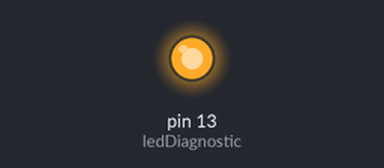
Bench run of a sketch on a simulated Arduino Uno, built with avr-gcc and run on an emulated ATmega328P. Shown: output pins drawn as LEDs (lit = HIGH).

Above: at 2.0 s.
At 8.1 s:
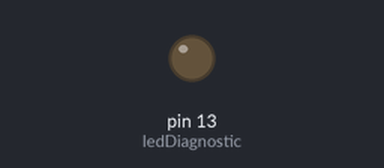
Timing chart, 0 to 12.7 s (numbered marks = the images above):
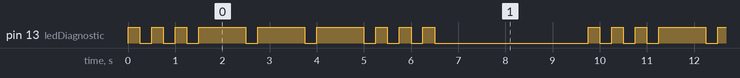

Measured:
- by itself, pin 13 (ledDiagnostic): repeats every 9.8 s: 2 × (LOW 0.25 s, HIGH 0.25 s), 3 × (LOW 0.25 s, HIGH 1.0 s), 3 × (LOW 0.25 s, HIGH 0.25 s), LOW 3.3 s, HIGH 0.25 s
- by itself, everything shown: repeats every 9.8 s, in 18 steps

The sketch:

Class_Morse.ino
```cpp
/*
  Class_Morse.ino

  Experimenting with organizing code into classes.

  History:
  10/12/2014: Created from template.
 */

// Constants
int ledDiagnostic = 13;      // Assign a constant to the onboard LED (pin 13)

// Global variables
int gnCycleNumber = 0;


class Morse
{
  public:
    Morse(int pin);
    void dot();
    void dash();
  private:
    int _pin;
};


Morse::Morse(int pin)
{
  pinMode(pin, OUTPUT);
  _pin = pin;
}

void Morse::dot()
{
  digitalWrite(_pin, HIGH);
  delay(250);
  digitalWrite(_pin, LOW);
  delay(250);
}

void Morse::dash()
{
  digitalWrite(_pin, HIGH);
  delay(1000);
  digitalWrite(_pin, LOW);
  delay(250);
}

// Add initialization code to be run once.
Morse morse(13);

void setup()
{
  pinMode(ledDiagnostic, OUTPUT);          // initialize the digital pin as an output.
  Serial.begin(9600);                      // initialize the serial connection to the PC for debug messages.
}

// Add code to be run over and over (the game loop)
void loop()
{
  morse.dot(); morse.dot(); morse.dot();
  morse.dash(); morse.dash(); morse.dash();
  morse.dot(); morse.dot(); morse.dot();
  delay(3000);
}
```
